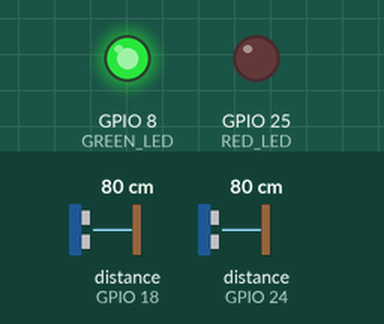
This program was run on a simulated Raspberry Pi (BCM pin numbers). On the bench: output pins drawn as LEDs (lit = HIGH). Inputs (shaded band) come from the test bench; at power-on: distance to the obstacle (sensors on GPIO 18, GPIO 24) 80 cm. The echo pulse lasts 58.3 µs per cm; threads take turns every 2 ms; the clock reads 2024-03-15 10:24:30 at power-on unless the program sets it; pins used as bus, display or sensor lines are not drawn.

Above: at 1.2 s.
1.3 s: distance to the obstacle (sensor on GPIO 18) set to 29 cm
3.2 s: distance to the obstacle (sensor on GPIO 18) set to 23 cm
At 4.9 s:
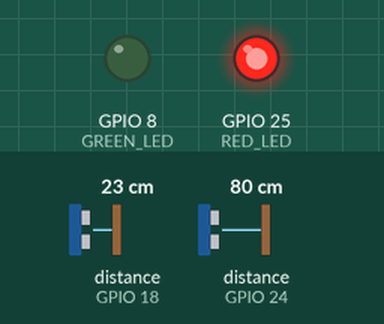
5.5 s: distance to the obstacle (sensor on GPIO 18) set to 35 cm
At 7.2 s:
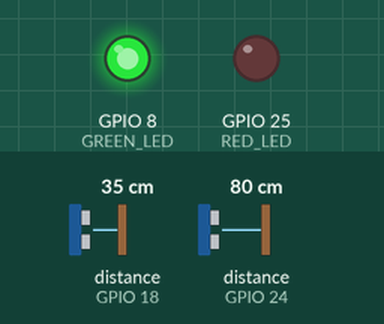
7.5 s: distance to the obstacle (sensor on GPIO 18) set to 2 cm
At 8.5 s:
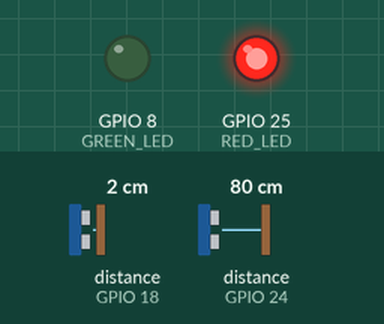
Timing chart, 0 to 10.5 s (numbered marks = the images above; inputs shaded):
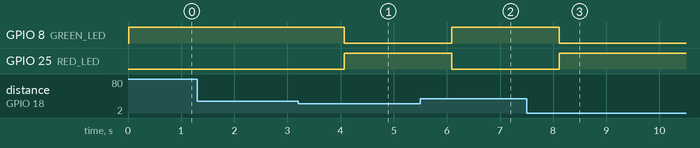

The program:

RaspberryPi_Traffic_Management_IoT.py
```python
import RPi.GPIO as GPIO
import time
import threading

# GPIO Pins for sensors and LEDs
SENSOR1_TRIG = 17
SENSOR1_ECHO = 18
SENSOR2_TRIG = 23
SENSOR2_ECHO = 24
RED_LED = 25
GREEN_LED = 8

# Setup GPIO pins
GPIO.setmode(GPIO.BCM)
GPIO.setup(SENSOR1_TRIG, GPIO.OUT)
GPIO.setup(SENSOR1_ECHO, GPIO.IN)
GPIO.setup(SENSOR2_TRIG, GPIO.OUT)
GPIO.setup(SENSOR2_ECHO, GPIO.IN)
GPIO.setup(RED_LED, GPIO.OUT)
GPIO.setup(GREEN_LED, GPIO.OUT)

def measure_distance(trigger_pin, echo_pin):
    GPIO.output(trigger_pin, True)
    time.sleep(0.00001)
    GPIO.output(trigger_pin, False)
    start_time = time.time()
    end_time = time.time()

    while GPIO.input(echo_pin) == 0:
        start_time = time.time()
    while GPIO.input(echo_pin) == 1:
        end_time = time.time()

    pulse_duration = end_time - start_time
    distance = pulse_duration * 17150  # Speed of sound in cm/s
    return round(distance, 2)

def traffic_lights_controller():
    while True:
        distance1 = measure_distance(SENSOR1_TRIG, SENSOR1_ECHO)
        distance2 = measure_distance(SENSOR2_TRIG, SENSOR2_ECHO)
        if distance1 < 30 or distance2 < 30:
            # Traffic is detected, stop one direction
            GPIO.output(RED_LED, GPIO.HIGH)
            GPIO.output(GREEN_LED, GPIO.LOW)
        else:
            # No traffic, let one direction go
            GPIO.output(RED_LED, GPIO.LOW)
            GPIO.output(GREEN_LED, GPIO.HIGH)
        time.sleep(1)

try:
    # Create and start the traffic lights controller thread
    traffic_thread = threading.Thread(target=traffic_lights_controller)
    traffic_thread.start()

    # Main program loop
    while True:
        pass

except KeyboardInterrupt:
    # Cleanup on Ctrl+C
    GPIO.cleanup()
```

Measured:
- the behaviour switches between 27 and 26 cm on distance to the obstacle (sensor on GPIO 18) (found by bisection; images 0 and 1)
- after the input at 1.3 s, every drawn part: stays the same
- after the input at 3.2 s, GPIO 8 (GREEN_LED): HIGH → LOW after 0.87 s; GPIO 25 (RED_LED): LOW → HIGH after 0.87 s
- after the input at 5.5 s, GPIO 8 (GREEN_LED): LOW → HIGH after 0.59 s; GPIO 25 (RED_LED): HIGH → LOW after 0.59 s
- after the input at 7.5 s, GPIO 8 (GREEN_LED): HIGH → LOW after 0.62 s; GPIO 25 (RED_LED): LOW → HIGH after 0.62 s
